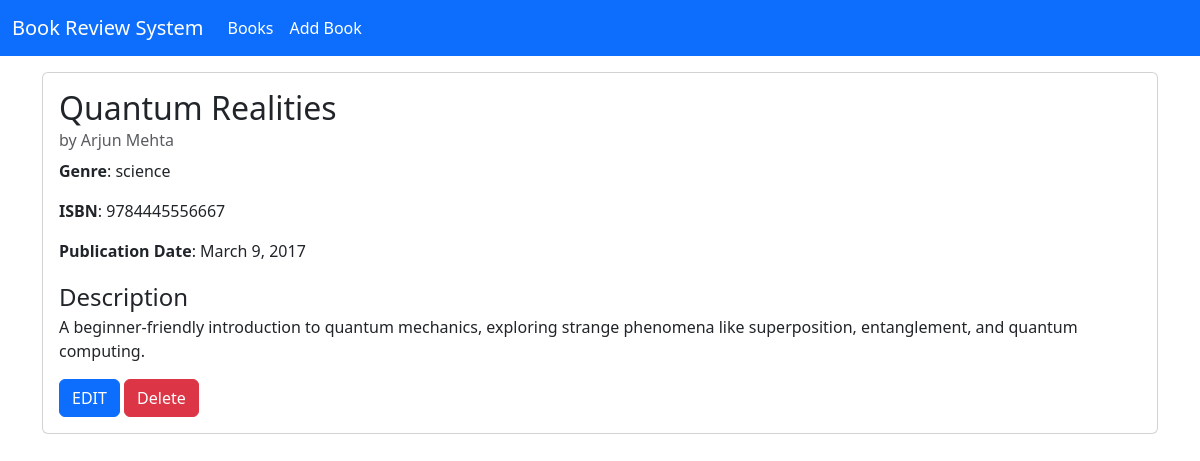
Page /book/9 on the committed database.
### book/models.py (models this page shows, shortened)
class Book(models.Model):
    GENRE_CHOICES = [
        ("fiction","Fiction"),
        ("non_fiction","Non-Fiction"),
        ("science","Science"),
        ("technology","technology"),
        ("history","History"),
        ("other","Other")
    ]
    title = models.CharField(max_length=200)
    author = models.CharField(max_length=200)
    description = models.TextField()
    genre = models.CharField(max_length=20,choices=GENRE_CHOICES)
    isbn = models.CharField('ISBN',max_length=13,unique=True)
    publication_date = models.DateField()
    average_rating = models.DecimalField(
        max_digits=3,
        decimal_places=2,
        validators=[MinLengthValidator(0),MaxLengthValidator(5)],
        default=0
    )
    created_at = models.DateTimeField(auto_now_add=True)
    updated_at = models.DateTimeField(auto_now=True)

### book/views.py (the view)
# urls.py: path("book/<int:bk_id>",book_detail,name="book-detail"),
def book_detail(req,bk_id):
    book = Book.objects.get(pk=bk_id)
    return render(req,"book/book_details.html",{"bk":book})

### book/templates/book/book_details.html (shortened to what this page needs)
{% extends "book/base.html" %}
{% block content %}
<div class="container-fluid">
    <div class="container ">
        <div class="card">
            <div class="card-body">
                <h2 class="card-title">{{bk.title}}</h2>
                <h6 class="card-subtitle mb-2 text-body-secondary">by {{bk.author}}</h6>
                <p class="card-text"><span class="fw-bold">Genre</span>: {{bk.genre}}</p>
                <p class="card-text"><span class="fw-bold">ISBN</span>: {{bk.isbn}}</p>
                <p class="card-text"><span class="fw-bold">Publication Date</span>: {{bk.publication_date}}</p>
                <p class="card-text"><span class="fw-medium fs-4">Description</span><br> {{bk.description}}</p>
                <a href="{% url 'update-detail' bk.pk %}" class="btn btn-primary d-inline-block">EDIT</a>
                <form action="{% url 'delete-book' bk.pk %}" method="POST" class="d-inline">
                    <button type="submit" class="btn btn-danger">Delete</button>
                </form>
            </div>
        </div>
    </div>
</div>
{% endblock %}

### rows in the picture
Book: title "Quantum Realities", author "Arjun Mehta", genre "science", isbn "9784445556667", publication_date "March 9, 2017", description "A beginner-friendly introduction to quantum mechanics, exploring strange phenomena like superposition, entanglement, and quantum computing."
